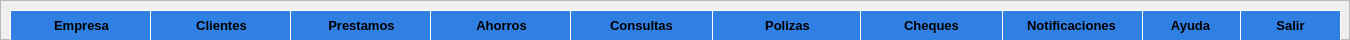
             <widget class="QFrame" name="barra_principal_frame">
              <property name="enabled">
               <bool>true</bool>
              </property>
              <property name="minimumSize">
               <size>
                <width>0</width>
                <height>20</height>
               </size>
              </property>
              <property name="maximumSize">
               <size>
                <width>16777215</width>
                <height>40</height>
               </size>
              </property>
              <property name="styleSheet">
               <string notr="true">QWidget#barra_principal_frame{background-color: rgb(48, 127, 226);
border-radius: 5px}</string>
              </property>
              <property name="frameShape">
               <enum>QFrame::StyledPanel</enum>
              </property>
              <property name="frameShadow">
               <enum>QFrame::Raised</enum>
              </property>
              <widget class="QPushButton" name="Empresa">
               <property name="geometry">
                <rect>
                 <x>10</x>
                 <y>10</y>
                 <width>143</width>
                 <height>31</height>
                </rect>
               </property>
               <property name="font">
                <font>
                 <pointsize>10</pointsize>
                 <bold>true</bold>
                </font>
               </property>
               <property name="styleSheet">
                <string notr="true">border-style: solid;
background-color: rgb(48, 127, 226);
border-width: 1px;
border-color: rgb(255, 255, 255);
border-radius: 1px;</string>
               </property>
               <property name="text">
                <string>Empresa</string>
               </property>
               <property name="icon">
                <iconset>
                 <normaloff>../assets/Iconos/house.png</normaloff>../assets/Iconos/house.png</iconset>
               </property>
               <property name="iconSize">
                <size>
                 <width>40</width>
                 <height>40</height>
                </size>
               </property>
              </widget>
              <widget class="QPushButton" name="Clientes">
               <property name="geometry">
                <rect>
                 <x>150</x>
                 <y>10</y>
                 <width>143</width>
                 <height>31</height>
                </rect>
               </property>
               <property name="font">
                <font>
                 <pointsize>10</pointsize>
                 <bold>true</bold>
                </font>
               </property>
               <property name="styleSheet">
                <string notr="true">border-style: solid;
background-color: rgb(48, 127, 226);
border-width: 1px;
border-color: rgb(255, 255, 255);
border-radius: 1px;</string>
               </property>
               <property name="text">
                <string>Clientes</string>
               </property>
               <property name="icon">
                <iconset>
                 <normaloff>../assets/Iconos/60eb68bb3242ef4ac327a3fe28d25719.png</normaloff>../assets/Iconos/60eb68bb3242ef4ac327a3fe28d25719.png</iconset>
               </property>
               <property name="iconSize">
                <size>
                 <width>30</width>
                 <height>30</height>
                </size>
               </property>
              </widget>
              <widget class="QPushButton" name="Prestamos">
               <property name="geometry">
                <rect>
                 <x>290</x>
                 <y>10</y>
                 <width>143</width>
                 <height>31</height>
                </rect>
               </property>
               <property name="font">
                <font>
                 <pointsize>10</pointsize>
                 <bold>true</bold>
                </font>
               </property>
               <property name="styleSheet">
                <string notr="true">border-style: solid;
background-color: rgb(48, 127, 226);
border-width: 1px;
border-color: rgb(255, 255, 255);
border-radius: 1px;</string>
               </property>
               <property name="text">
                <string>Prestamos</string>
               </property>
               <property name="icon">
                <iconset>
                 <normaloff>../assets/Iconos/prestamos.png</normaloff>../assets/Iconos/prestamos.png</iconset>
               </property>
               <property name="iconSize">
                <size>
                 <width>35</width>
                 <height>35</height>
                </size>
               </property>
              </widget>
              <widget class="QPushButton" name="Ahorros">
               <property name="geometry">
                <rect>
                 <x>430</x>
                 <y>10</y>
                 <width>143</width>
                 <height>31</height>
                </rect>
               </property>
               <property name="font">
                <font>
                 <pointsize>10</pointsize>
                 <bold>true</bold>
                </font>
               </property>
               <property name="styleSheet">
                <string notr="true">border-style: solid;
background-color: rgb(48, 127, 226);
border-width: 1px;
border-color: rgb(255, 255, 255);
border-radius: 1px;</string>
               </property>
               <property name="text">
                <string>Ahorros</string>
               </property>
               <property name="icon">
                <iconset>
                 <normaloff>../assets/Iconos/497f1ee33d47f13536a037095be32bde-icono-de-circulo-de-banco-de-cerdo.png</normaloff>../assets/Iconos/497f1ee33d47f13536a037095be32bde-icono-de-circulo-de-banco-de-cerdo.png</iconset>
               </property>
               <property name="iconSize">
                <size>
                 <width>35</width>
                 <height>30</height>
                </size>
               </property>
              </widget>
              <widget class="QPushButton" name="Consultas">
               <property name="geometry">
                <rect>
                 <x>570</x>
                 <y>10</y>
                 <width>143</width>
                 <height>31</height>
                </rect>
               </property>
               <property name="font">
                <font>
                 <pointsize>10</pointsize>
                 <bold>true</bold>
                </font>
               </property>
               <property name="styleSheet">
                <string notr="true">border-style: solid;
background-color: rgb(48, 127, 226);
border-width: 1px;
border-color: rgb(255, 255, 255);
border-radius: 1px;</string>
               </property>
               <property name="text">
                <string>Consultas</string>
               </property>
               <property name="icon">
                <iconset>
                 <normaloff>../assets/Iconos/consultas.png</normaloff>../assets/Iconos/consultas.png</iconset>
               </property>
               <property name="iconSize">
                <size>
                 <width>40</width>
                 <height>40</height>
                </size>
               </property>
              </widget>
              <widget class="QPushButton" name="Ayuda">
               <property name="geometry">
                <rect>
                 <x>1140</x>
                 <y>10</y>
                 <width>101</width>
                 <height>31</height>
                </rect>
               </property>
               <property name="font">
                <font>
                 <pointsize>10</pointsize>
                 <bold>true</bold>
                </font>
               </property>
               <property name="styleSheet">
                <string notr="true">border-style: solid;
background-color: rgb(48, 127, 226);
border-width: 1px;
border-color: rgb(255, 255, 255);
border-radius: 1px;</string>
               </property>
               <property name="text">
                <string>Ayuda</string>
               </property>
               <property name="icon">
                <iconset>
                 <normaloff>../assets/Iconos/ayuda.png</normaloff>../assets/Iconos/ayuda.png</iconset>
               </property>
               <property name="iconSize">
                <size>
                 <width>40</width>
                 <height>40</height>
                </size>
               </property>
              </widget>
              <widget class="QPushButton" name="Salir">
               <property name="geometry">
                <rect>
                 <x>1240</x>
                 <y>10</y>
                 <width>101</width>
                 <height>31</height>
                </rect>
               </property>
               <property name="font">
                <font>
                 <pointsize>10</pointsize>
                 <bold>true</bold>
                </font>
               </property>
               <property name="styleSheet">
                <string notr="true">border-style: solid;
background-color: rgb(48, 127, 226);
border-width: 1px;
border-color: rgb(255, 255, 255);
border-radius: 1px;</string>
               </property>
               <property name="text">
                <string>Salir</string>
               </property>
               <property name="icon">
                <iconset>
                 <normaloff>../assets/Iconos/exit.png</normaloff>../assets/Iconos/exit.png</iconset>
               </property>
               <property name="iconSize">
                <size>
                 <width>30</width>
                 <height>30</height>
                </size>
               </property>
              </widget>
              <widget class="QPushButton" name="Notificaciones">
               <property name="geometry">
                <rect>
                 <x>1000</x>
                 <y>10</y>
                 <width>143</width>
                 <height>31</height>
                </rect>
               </property>
               <property name="font">
                <font>
                 <pointsize>10</pointsize>
                 <bold>true</bold>
                </font>
               </property>
               <property name="styleSheet">
                <string notr="true">border-style: solid;
background-color: rgb(48, 127, 226);
border-width: 1px;
border-color: rgb(255, 255, 255);
border-radius: 1px;</string>
               </property>
               <property name="text">
                <string>Notificaciones</string>
               </property>
               <property name="icon">
                <iconset>
                 <normaloff>../assets/Iconos/Imagen2.png</normaloff>../assets/Iconos/Imagen2.png</iconset>
               </property>
               <property name="iconSize">
                <size>
                 <width>25</width>
                 <height>25</height>
                </size>
               </property>
              </widget>
              <widget class="QPushButton" name="PolizaS">
               <property name="geometry">
                <rect>
                 <x>712</x>
                 <y>10</y>
                 <width>151</width>
                 <height>31</height>
                </rect>
               </property>
               <property name="font">
                <font>
                 <pointsize>10</pointsize>
                 <bold>true</bold>
                </font>
               </property>
               <property name="styleSheet">
                <string notr="true">border-style: solid;
background-color: rgb(48, 127, 226);
border-width: 1px;
border-color: rgb(255, 255, 255);
border-radius: 1px;</string>
               </property>
               <property name="text">
                <string>Polizas</string>
               </property>
               <property name="icon">
                <iconset>
                 <normaloff>../assets/Iconos/polizas.png</normaloff>../assets/Iconos/polizas.png</iconset>
               </property>
               <property name="iconSize">
                <size>
                 <width>25</width>
                 <height>25</height>
                </size>
               </property>
              </widget>
              <widget class="QPushButton" name="ChequeS">
               <property name="geometry">
                <rect>
                 <x>860</x>
                 <y>10</y>
                 <width>143</width>
                 <height>31</height>
                </rect>
               </property>
               <property name="font">
                <font>
                 <pointsize>10</pointsize>
                 <bold>true</bold>
                </font>
               </property>
               <property name="styleSheet">
                <string notr="true">border-style: solid;
background-color: rgb(48, 127, 226);
border-width: 1px;
border-color: rgb(255, 255, 255);
border-radius: 1px;</string>
               </property>
               <property name="text">
                <string>Cheques</string>
               </property>
               <property name="icon">
                <iconset>
                 <normaloff>../assets/Iconos/cheques.png</normaloff>../assets/Iconos/cheques.png</iconset>
               </property>
               <property name="iconSize">
                <size>
                 <width>40</width>
                 <height>40</height>
                </size>
               </property>
              </widget>
             </widget>
